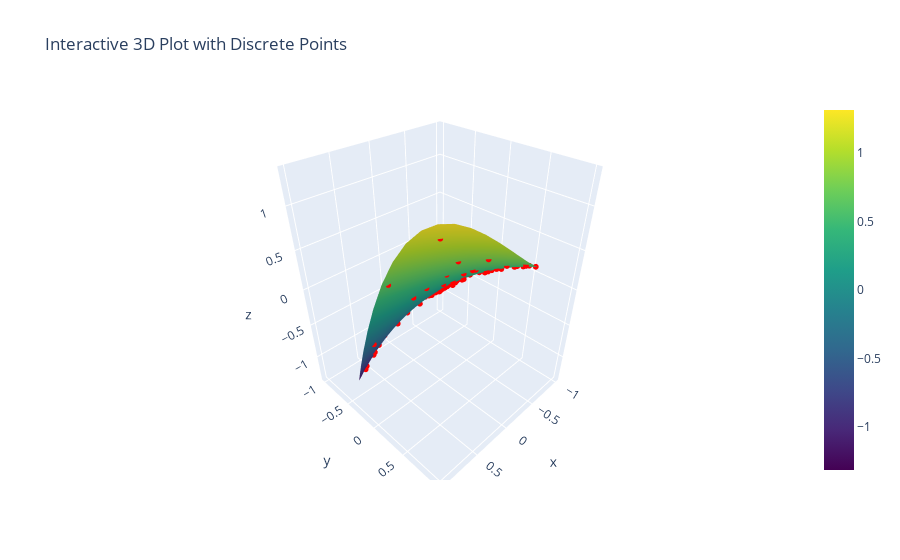

Notebook cell for this chart:
### Code cell
# Plotting results

# Generate data within the unit circle
theta = np.linspace(0, 2*np.pi, 50)
r = np.linspace(0, 1, 50)
theta, r = np.meshgrid(theta, r)
x = r * np.cos(theta)
y = r * np.sin(theta)
z = our_function(x, y)

# Create another set of discrete points
x_points = points[:,0]
y_points = points[:,1]
z_points = z_numerical

# print(x_points, y_points, z_points)

# Create 3D surface plot
fig = go.Figure(data=[go.Surface(x=x, y=y,z = z, colorscale='viridis')])

# Add scatter plot for discrete points
fig.add_trace(go.Scatter3d(x=x_points, y=y_points, z=z_numerical, mode='markers', marker=dict(size=2, color='red'), name='Discrete Points'))

# fig.add_trace(go.Scatter3d(x=x_vals, y=y_vals, z=z_analytical, mode='markers', marker=dict(size=10, color='blue'), name='Discrete Points'))

# Update layout
fig.update_layout(title='Interactive 3D Plot with Discrete Points')

# Show plot
fig.show()
